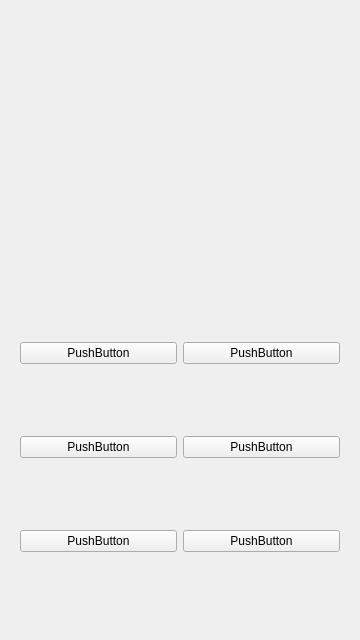
<?xml version="1.0" encoding="UTF-8"?>
<ui version="4.0">
 <class>HomeWidget</class>
 <widget class="QWidget" name="HomeWidget">
  <property name="geometry">
   <rect>
    <x>0</x>
    <y>0</y>
    <width>360</width>
    <height>640</height>
   </rect>
  </property>
  <property name="windowTitle">
   <string>Form</string>
  </property>
  <layout class="QVBoxLayout" name="verticalLayout">
   <item>
    <widget class="QWidget" name="web" native="true">
     <property name="minimumSize">
      <size>
       <width>0</width>
       <height>250</height>
      </size>
     </property>
     <property name="maximumSize">
      <size>
       <width>16777215</width>
       <height>250</height>
      </size>
     </property>
    </widget>
   </item>
   <item>
    <widget class="QWidget" name="menu" native="true">
     <layout class="QGridLayout" name="gridLayout">
      <item row="0" column="0">
       <widget class="QPushButton" name="pushButton">
        <property name="text">
         <string>PushButton</string>
        </property>
       </widget>
      </item>
      <item row="0" column="1">
       <widget class="QPushButton" name="pushButton_3">
        <property name="text">
         <string>PushButton</string>
        </property>
       </widget>
      </item>
      <item row="1" column="0">
       <widget class="QPushButton" name="pushButton_4">
        <property name="text">
         <string>PushButton</string>
        </property>
       </widget>
      </item>
      <item row="1" column="1">
       <widget class="QPushButton" name="pushButton_2">
        <property name="text">
         <string>PushButton</string>
        </property>
       </widget>
      </item>
      <item row="2" column="0">
       <widget class="QPushButton" name="pushButton_5">
        <property name="text">
         <string>PushButton</string>
        </property>
       </widget>
      </item>
      <item row="2" column="1">
       <widget class="QPushButton" name="pushButton_6">
        <property name="text">
         <string>PushButton</string>
        </property>
       </widget>
      </item>
     </layout>
    </widget>
   </item>
  </layout>
 </widget>
 <resources/>
 <connections/>
</ui>
